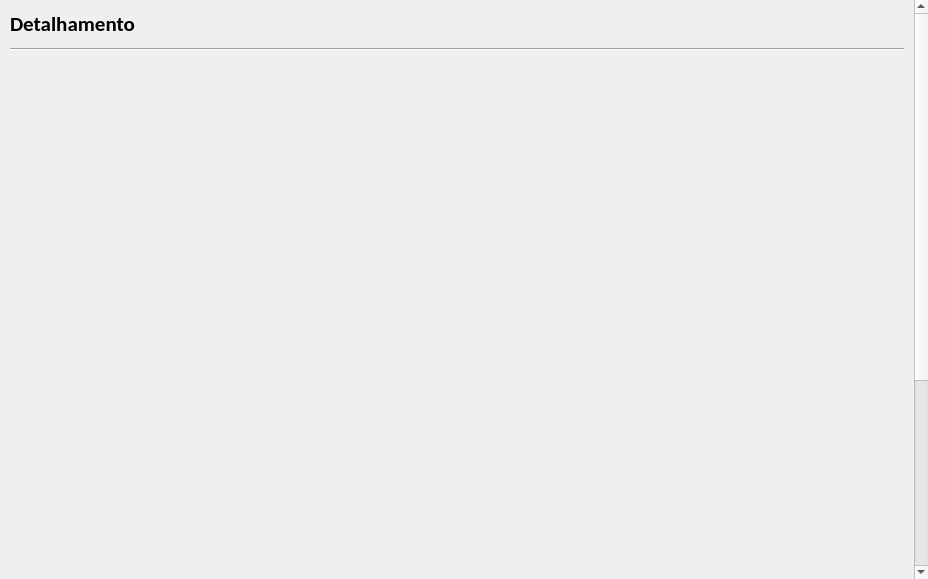
<?xml version="1.0" encoding="UTF-8"?>
<ui version="4.0">
 <class>Registros</class>
 <widget class="QWidget" name="Registros">
  <property name="geometry">
   <rect>
    <x>0</x>
    <y>0</y>
    <width>928</width>
    <height>579</height>
   </rect>
  </property>
  <property name="font">
   <font>
    <family>Calibri</family>
    <pointsize>11</pointsize>
   </font>
  </property>
  <property name="windowTitle">
   <string>Form</string>
  </property>
  <layout class="QVBoxLayout" name="verticalLayout">
   <property name="spacing">
    <number>0</number>
   </property>
   <property name="leftMargin">
    <number>0</number>
   </property>
   <property name="topMargin">
    <number>0</number>
   </property>
   <property name="rightMargin">
    <number>0</number>
   </property>
   <property name="bottomMargin">
    <number>0</number>
   </property>
   <item>
    <widget class="QScrollArea" name="scrollArea">
     <property name="frameShape">
      <enum>QFrame::NoFrame</enum>
     </property>
     <property name="widgetResizable">
      <bool>true</bool>
     </property>
     <widget class="QWidget" name="scrollAreaWidgetContents">
      <property name="geometry">
       <rect>
        <x>0</x>
        <y>-279</y>
        <width>911</width>
        <height>858</height>
       </rect>
      </property>
      <layout class="QVBoxLayout" name="verticalLayout_2">
       <property name="spacing">
        <number>10</number>
       </property>
       <property name="leftMargin">
        <number>0</number>
       </property>
       <property name="topMargin">
        <number>0</number>
       </property>
       <property name="rightMargin">
        <number>0</number>
       </property>
       <property name="bottomMargin">
        <number>0</number>
       </property>
       <item>
        <widget class="QWidget" name="widDetalhamento" native="true">
         <layout class="QVBoxLayout" name="verticalLayout_4">
          <property name="spacing">
           <number>10</number>
          </property>
          <property name="leftMargin">
           <number>10</number>
          </property>
          <property name="topMargin">
           <number>10</number>
          </property>
          <property name="rightMargin">
           <number>10</number>
          </property>
          <property name="bottomMargin">
           <number>10</number>
          </property>
          <item>
           <widget class="QWidget" name="widget_6" native="true">
            <layout class="QHBoxLayout" name="horizontalLayout_3">
             <property name="leftMargin">
              <number>0</number>
             </property>
             <property name="topMargin">
              <number>0</number>
             </property>
             <property name="rightMargin">
              <number>0</number>
             </property>
             <property name="bottomMargin">
              <number>0</number>
             </property>
             <item>
              <widget class="QLabel" name="label_10">
               <property name="font">
                <font>
                 <pointsize>16</pointsize>
                 <weight>75</weight>
                 <bold>true</bold>
                </font>
               </property>
               <property name="text">
                <string>Detalhamento</string>
               </property>
              </widget>
             </item>
             <item>
              <spacer name="horizontalSpacer_3">
               <property name="orientation">
                <enum>Qt::Horizontal</enum>
               </property>
               <property name="sizeHint" stdset="0">
                <size>
                 <width>40</width>
                 <height>20</height>
                </size>
               </property>
              </spacer>
             </item>
             <item>
              <widget class="QPushButton" name="pushButton_7">
               <property name="cursor">
                <cursorShape>PointingHandCursor</cursorShape>
               </property>
               <property name="styleSheet">
                <string notr="true">p</string>
               </property>
               <property name="text">
                <string/>
               </property>
               <property name="icon">
                <iconset>
                 <normalon>:/root/icons/Trash 2.png</normalon>
                </iconset>
               </property>
               <property name="iconSize">
                <size>
                 <width>18</width>
                 <height>18</height>
                </size>
               </property>
               <property name="default">
                <bool>false</bool>
               </property>
               <property name="flat">
                <bool>true</bool>
               </property>
              </widget>
             </item>
            </layout>
           </widget>
          </item>
          <item>
           <widget class="Line" name="line_2">
            <property name="orientation">
             <enum>Qt::Horizontal</enum>
            </property>
           </widget>
          </item>
          <item>
           <widget class="QWidget" name="widget_5" native="true">
            <property name="minimumSize">
             <size>
              <width>0</width>
              <height>500</height>
             </size>
            </property>
           </widget>
          </item>
         </layout>
        </widget>
       </item>
       <item>
        <widget class="QWidget" name="widNovoLancamento" native="true">
         <layout class="QVBoxLayout" name="verticalLayout_3">
          <property name="spacing">
           <number>10</number>
          </property>
          <property name="leftMargin">
           <number>10</number>
          </property>
          <property name="topMargin">
           <number>10</number>
          </property>
          <property name="rightMargin">
           <number>10</number>
          </property>
          <property name="bottomMargin">
           <number>10</number>
          </property>
          <item>
           <widget class="QWidget" name="widget" native="true">
            <layout class="QHBoxLayout" name="horizontalLayout">
             <property name="leftMargin">
              <number>0</number>
             </property>
             <property name="topMargin">
              <number>0</number>
             </property>
             <property name="rightMargin">
              <number>0</number>
             </property>
             <property name="bottomMargin">
              <number>0</number>
             </property>
             <item>
              <widget class="QLabel" name="label">
               <property name="font">
                <font>
                 <pointsize>16</pointsize>
                 <weight>75</weight>
                 <bold>true</bold>
                </font>
               </property>
               <property name="text">
                <string>Novo Lançamento</string>
               </property>
              </widget>
             </item>
             <item>
              <spacer name="horizontalSpacer_2">
               <property name="orientation">
                <enum>Qt::Horizontal</enum>
               </property>
               <property name="sizeHint" stdset="0">
                <size>
                 <width>40</width>
                 <height>20</height>
                </size>
               </property>
              </spacer>
             </item>
             <item>
              <widget class="QPushButton" name="pushButton">
               <property name="cursor">
                <cursorShape>PointingHandCursor</cursorShape>
               </property>
               <property name="styleSheet">
                <string notr="true">p</string>
               </property>
               <property name="text">
                <string/>
               </property>
               <property name="icon">
                <iconset>
                 <normalon>:/root/icons/Trash 2.png</normalon>
                </iconset>
               </property>
               <property name="iconSize">
                <size>
                 <width>18</width>
                 <height>18</height>
                </size>
               </property>
               <property name="default">
                <bool>false</bool>
               </property>
               <property name="flat">
                <bool>true</bool>
               </property>
              </widget>
             </item>
            </layout>
           </widget>
          </item>
          <item>
           <widget class="Line" name="line">
            <property name="orientation">
             <enum>Qt::Horizontal</enum>
            </property>
           </widget>
          </item>
          <item>
           <widget class="QWidget" name="widget_2" native="true">
            <property name="styleSheet">
             <string notr="true"/>
            </property>
            <layout class="QGridLayout" name="gridLayout">
             <property name="leftMargin">
              <number>0</number>
             </property>
             <property name="topMargin">
              <number>0</number>
             </property>
             <property name="rightMargin">
              <number>0</number>
             </property>
             <property name="bottomMargin">
              <number>0</number>
             </property>
             <property name="horizontalSpacing">
              <number>5</number>
             </property>
             <property name="verticalSpacing">
              <number>10</number>
             </property>
             <item row="2" column="5" rowspan="3">
              <widget class="QWidget" name="widget_3" native="true"/>
             </item>
             <item row="1" column="5">
              <widget class="QLineEdit" name="lineEdit_5"/>
             </item>
             <item row="0" column="2">
              <widget class="QComboBox" name="comboBox"/>
             </item>
             <item row="3" column="0">
              <widget class="QLabel" name="label_5">
               <property name="text">
                <string>recorrência</string>
               </property>
              </widget>
             </item>
             <item row="0" column="5">
              <widget class="QComboBox" name="comboBox_2"/>
             </item>
             <item row="1" column="2">
              <widget class="QLineEdit" name="lineEdit"/>
             </item>
             <item row="2" column="0">
              <widget class="QLabel" name="label_4">
               <property name="text">
                <string>data/hora</string>
               </property>
              </widget>
             </item>
             <item row="0" column="3">
              <widget class="QLabel" name="label_7">
               <property name="text">
                <string>método</string>
               </property>
              </widget>
             </item>
             <item row="4" column="0">
              <widget class="QLabel" name="label_6">
               <property name="text">
                <string>valor</string>
               </property>
              </widget>
             </item>
             <item row="1" column="3">
              <widget class="QLabel" name="label_8">
               <property name="text">
                <string>descrição</string>
               </property>
              </widget>
             </item>
             <item row="2" column="3">
              <widget class="QLabel" name="label_9">
               <property name="text">
                <string>categorias</string>
               </property>
              </widget>
             </item>
             <item row="4" column="2">
              <widget class="QDoubleSpinBox" name="doubleSpinBox"/>
             </item>
             <item row="0" column="0">
              <widget class="QLabel" name="label_2">
               <property name="text">
                <string>tipo</string>
               </property>
              </widget>
             </item>
             <item row="2" column="1">
              <widget class="QPushButton" name="pushButton_2">
               <property name="sizePolicy">
                <sizepolicy hsizetype="Fixed" vsizetype="Fixed">
                 <horstretch>0</horstretch>
                 <verstretch>0</verstretch>
                </sizepolicy>
               </property>
               <property name="cursor">
                <cursorShape>PointingHandCursor</cursorShape>
               </property>
               <property name="text">
                <string/>
               </property>
               <property name="icon">
                <iconset>
                 <normalon>Assets/icons/Info.png</normalon>
                </iconset>
               </property>
               <property name="iconSize">
                <size>
                 <width>18</width>
                 <height>18</height>
                </size>
               </property>
               <property name="flat">
                <bool>true</bool>
               </property>
              </widget>
             </item>
             <item row="2" column="2">
              <widget class="QLineEdit" name="lineEdit_2"/>
             </item>
             <item row="3" column="1">
              <widget class="QPushButton" name="pushButton_3">
               <property name="cursor">
                <cursorShape>PointingHandCursor</cursorShape>
               </property>
               <property name="text">
                <string/>
               </property>
               <property name="icon">
                <iconset>
                 <normalon>Assets/icons/Info.png</normalon>
                </iconset>
               </property>
               <property name="iconSize">
                <size>
                 <width>18</width>
                 <height>18</height>
                </size>
               </property>
               <property name="flat">
                <bool>true</bool>
               </property>
              </widget>
             </item>
             <item row="1" column="0">
              <widget class="QLabel" name="label_3">
               <property name="text">
                <string>título</string>
               </property>
              </widget>
             </item>
             <item row="2" column="4">
              <widget class="QPushButton" name="pushButton_4">
               <property name="sizePolicy">
                <sizepolicy hsizetype="Fixed" vsizetype="Fixed">
                 <horstretch>0</horstretch>
                 <verstretch>0</verstretch>
                </sizepolicy>
               </property>
               <property name="cursor">
                <cursorShape>PointingHandCursor</cursorShape>
               </property>
               <property name="text">
                <string/>
               </property>
               <property name="icon">
                <iconset>
                 <normalon>:/root/icons/Edit 2.png</normalon>
                </iconset>
               </property>
               <property name="iconSize">
                <size>
                 <width>18</width>
                 <height>18</height>
                </size>
               </property>
               <property name="flat">
                <bool>true</bool>
               </property>
              </widget>
             </item>
             <item row="3" column="2">
              <widget class="QLineEdit" name="lineEdit_3"/>
             </item>
             <item row="5" column="0" colspan="6">
              <widget class="QWidget" name="widget_4" native="true">
               <layout class="QHBoxLayout" name="horizontalLayout_2">
                <property name="spacing">
                 <number>15</number>
                </property>
                <property name="leftMargin">
                 <number>0</number>
                </property>
                <property name="topMargin">
                 <number>0</number>
                </property>
                <property name="rightMargin">
                 <number>0</number>
                </property>
                <property name="bottomMargin">
                 <number>0</number>
                </property>
                <item>
                 <spacer name="horizontalSpacer">
                  <property name="orientation">
                   <enum>Qt::Horizontal</enum>
                  </property>
                  <property name="sizeHint" stdset="0">
                   <size>
                    <width>40</width>
                    <height>20</height>
                   </size>
                  </property>
                 </spacer>
                </item>
                <item>
                 <widget class="QPushButton" name="btnLimpar">
                  <property name="minimumSize">
                   <size>
                    <width>90</width>
                    <height>0</height>
                   </size>
                  </property>
                  <property name="text">
                   <string>limpar</string>
                  </property>
                 </widget>
                </item>
                <item>
                 <widget class="QPushButton" name="btnSalvar">
                  <property name="minimumSize">
                   <size>
                    <width>90</width>
                    <height>0</height>
                   </size>
                  </property>
                  <property name="text">
                   <string>salvar</string>
                  </property>
                 </widget>
                </item>
               </layout>
              </widget>
             </item>
            </layout>
           </widget>
          </item>
         </layout>
        </widget>
       </item>
       <item>
        <spacer name="verticalSpacer">
         <property name="orientation">
          <enum>Qt::Vertical</enum>
         </property>
         <property name="sizeHint" stdset="0">
          <size>
           <width>20</width>
           <height>40</height>
          </size>
         </property>
        </spacer>
       </item>
      </layout>
     </widget>
    </widget>
   </item>
  </layout>
 </widget>
 <resources>
  <include location="Assets/resource.qrc"/>
 </resources>
 <connections/>
</ui>
